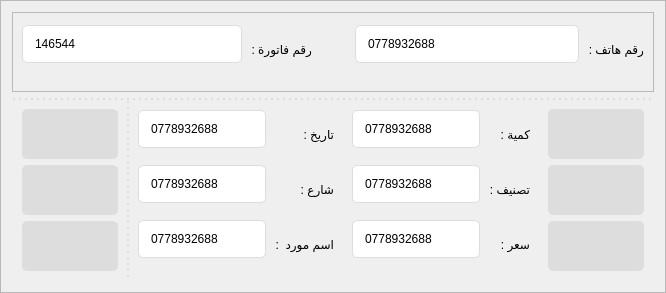
            <widget class="QFrame" name="frame_2">
             <property name="frameShape">
              <enum>QFrame::StyledPanel</enum>
             </property>
             <property name="frameShadow">
              <enum>QFrame::Raised</enum>
             </property>
             <layout class="QVBoxLayout" name="verticalLayout_6">
              <item>
               <widget class="QFrame" name="frame_23">
                <property name="maximumSize">
                 <size>
                  <width>16777215</width>
                  <height>80</height>
                 </size>
                </property>
                <property name="styleSheet">
                 <string notr="true"/>
                </property>
                <property name="frameShape">
                 <enum>QFrame::StyledPanel</enum>
                </property>
                <property name="frameShadow">
                 <enum>QFrame::Raised</enum>
                </property>
                <layout class="QHBoxLayout" name="horizontalLayout_2">
                 <property name="spacing">
                  <number>0</number>
                 </property>
                 <property name="leftMargin">
                  <number>0</number>
                 </property>
                 <property name="topMargin">
                  <number>0</number>
                 </property>
                 <property name="rightMargin">
                  <number>0</number>
                 </property>
                 <property name="bottomMargin">
                  <number>6</number>
                 </property>
                 <item>
                  <widget class="QFrame" name="frame_29">
                   <property name="layoutDirection">
                    <enum>Qt::LeftToRight</enum>
                   </property>
                   <property name="styleSheet">
                    <string notr="true">border:0px;</string>
                   </property>
                   <property name="frameShape">
                    <enum>QFrame::StyledPanel</enum>
                   </property>
                   <property name="frameShadow">
                    <enum>QFrame::Raised</enum>
                   </property>
                   <layout class="QGridLayout" name="gridLayout_49">
                    <item row="0" column="0">
                     <widget class="QLineEdit" name="lineEdit_25">
                      <property name="minimumSize">
                       <size>
                        <width>0</width>
                        <height>0</height>
                       </size>
                      </property>
                      <property name="maximumSize">
                       <size>
                        <width>16777215</width>
                        <height>16777215</height>
                       </size>
                      </property>
                      <property name="styleSheet">
                       <string notr="true">padding:10px;
border-radius:5px;
border:1px solid#ddd;
margin-bottom:10px;</string>
                      </property>
                      <property name="text">
                       <string>146544</string>
                      </property>
                     </widget>
                    </item>
                    <item row="0" column="1">
                     <widget class="QLabel" name="label_12">
                      <property name="text">
                       <string>رقم فاتورة : </string>
                      </property>
                     </widget>
                    </item>
                   </layout>
                  </widget>
                 </item>
                 <item>
                  <widget class="QFrame" name="frame_30">
                   <property name="styleSheet">
                    <string notr="true">border:0px;</string>
                   </property>
                   <property name="frameShape">
                    <enum>QFrame::StyledPanel</enum>
                   </property>
                   <property name="frameShadow">
                    <enum>QFrame::Raised</enum>
                   </property>
                   <layout class="QGridLayout" name="gridLayout_47">
                    <item row="0" column="0">
                     <widget class="QLabel" name="label_10">
                      <property name="minimumSize">
                       <size>
                        <width>0</width>
                        <height>90</height>
                       </size>
                      </property>
                      <property name="maximumSize">
                       <size>
                        <width>16777215</width>
                        <height>16777215</height>
                       </size>
                      </property>
                      <property name="styleSheet">
                       <string notr="true">border:0px;</string>
                      </property>
                      <property name="frameShape">
                       <enum>QFrame::NoFrame</enum>
                      </property>
                      <property name="text">
                       <string/>
                      </property>
                      <property name="pixmap">
                       <pixmap resource="../icons.qrc">:/icon/user.png</pixmap>
                      </property>
                      <property name="alignment">
                       <set>Qt::AlignCenter</set>
                      </property>
                     </widget>
                    </item>
                   </layout>
                  </widget>
                 </item>
                 <item>
                  <widget class="QFrame" name="frame_31">
                   <property name="layoutDirection">
                    <enum>Qt::LeftToRight</enum>
                   </property>
                   <property name="styleSheet">
                    <string notr="true">border:0px;</string>
                   </property>
                   <property name="frameShape">
                    <enum>QFrame::StyledPanel</enum>
                   </property>
                   <property name="frameShadow">
                    <enum>QFrame::Raised</enum>
                   </property>
                   <layout class="QGridLayout" name="gridLayout_48">
                    <item row="0" column="0">
                     <widget class="QLineEdit" name="lineEdit_24">
                      <property name="minimumSize">
                       <size>
                        <width>0</width>
                        <height>0</height>
                       </size>
                      </property>
                      <property name="maximumSize">
                       <size>
                        <width>16777215</width>
                        <height>16777215</height>
                       </size>
                      </property>
                      <property name="styleSheet">
                       <string notr="true">padding:10px;
border-radius:5px;
border:1px solid#ddd;
margin-bottom:10px;</string>
                      </property>
                      <property name="text">
                       <string>0778932688</string>
                      </property>
                     </widget>
                    </item>
                    <item row="0" column="1">
                     <widget class="QLabel" name="label_11">
                      <property name="text">
                       <string>رقم هاتف : </string>
                      </property>
                     </widget>
                    </item>
                   </layout>
                  </widget>
                 </item>
                </layout>
               </widget>
              </item>
              <item>
               <widget class="QFrame" name="frame_24">
                <property name="styleSheet">
                 <string notr="true">border-top:2px dotted#ddd;
</string>
                </property>
                <property name="frameShape">
                 <enum>QFrame::StyledPanel</enum>
                </property>
                <property name="frameShadow">
                 <enum>QFrame::Raised</enum>
                </property>
                <layout class="QHBoxLayout" name="horizontalLayout">
                 <property name="spacing">
                  <number>0</number>
                 </property>
                 <property name="leftMargin">
                  <number>0</number>
                 </property>
                 <property name="topMargin">
                  <number>0</number>
                 </property>
                 <property name="rightMargin">
                  <number>0</number>
                 </property>
                 <property name="bottomMargin">
                  <number>0</number>
                 </property>
                 <item>
                  <widget class="QFrame" name="frame_28">
                   <property name="minimumSize">
                    <size>
                     <width>80</width>
                     <height>0</height>
                    </size>
                   </property>
                   <property name="maximumSize">
                    <size>
                     <width>16777215</width>
                     <height>16777215</height>
                    </size>
                   </property>
                   <property name="styleSheet">
                    <string notr="true">border:0px;</string>
                   </property>
                   <property name="frameShape">
                    <enum>QFrame::StyledPanel</enum>
                   </property>
                   <property name="frameShadow">
                    <enum>QFrame::Raised</enum>
                   </property>
                   <layout class="QGridLayout" name="gridLayout_45">
                    <item row="0" column="0">
                     <widget class="QPushButton" name="pushButton_n9_2">
                      <property name="minimumSize">
                       <size>
                        <width>0</width>
                        <height>50</height>
                       </size>
                      </property>
                      <property name="font">
                       <font>
                        <pointsize>27</pointsize>
                        <weight>75</weight>
                        <bold>true</bold>
                       </font>
                      </property>
                      <property name="styleSheet">
                       <string notr="true">QPushButton {
color: #1976D2;
border-radius:5px;
background-color:#ddd;
}</string>
                      </property>
                      <property name="text">
                       <string/>
                      </property>
                      <property name="icon">
                       <iconset resource="../icons.qrc">
                        <normaloff>:/icon/camera.png</normaloff>:/icon/camera.png</iconset>
                      </property>
                      <property name="shortcut">
                       <string>9</string>
                      </property>
                     </widget>
                    </item>
                    <item row="1" column="0">
                     <widget class="QPushButton" name="pushButton_n9_3">
                      <property name="minimumSize">
                       <size>
                        <width>0</width>
                        <height>50</height>
                       </size>
                      </property>
                      <property name="font">
                       <font>
                        <pointsize>27</pointsize>
                        <weight>75</weight>
                        <bold>true</bold>
                       </font>
                      </property>
                      <property name="styleSheet">
                       <string notr="true">QPushButton {
color: #1976D2;
border-radius:5px;
background-color:#ddd;
}</string>
                      </property>
                      <property name="text">
                       <string/>
                      </property>
                      <property name="icon">
                       <iconset resource="../icons.qrc">
                        <normaloff>:/icon/camera.png</normaloff>:/icon/camera.png</iconset>
                      </property>
                      <property name="shortcut">
                       <string>9</string>
                      </property>
                     </widget>
                    </item>
                    <item row="2" column="0">
                     <widget class="QPushButton" name="pushButton_n9_4">
                      <property name="minimumSize">
                       <size>
                        <width>0</width>
                        <height>50</height>
                       </size>
                      </property>
                      <property name="font">
                       <font>
                        <pointsize>27</pointsize>
                        <weight>75</weight>
                        <bold>true</bold>
                       </font>
                      </property>
                      <property name="styleSheet">
                       <string notr="true">QPushButton {
color: #1976D2;
border-radius:5px;
background-color:#ddd;
}</string>
                      </property>
                      <property name="text">
                       <string/>
                      </property>
                      <property name="icon">
                       <iconset resource="../icons.qrc">
                        <normaloff>:/icon/camera.png</normaloff>:/icon/camera.png</iconset>
                      </property>
                      <property name="shortcut">
                       <string>9</string>
                      </property>
                     </widget>
                    </item>
                   </layout>
                  </widget>
                 </item>
                 <item>
                  <widget class="QFrame" name="frame_27">
                   <property name="styleSheet">
                    <string notr="true">border:0px;</string>
                   </property>
                   <property name="frameShape">
                    <enum>QFrame::WinPanel</enum>
                   </property>
                   <property name="frameShadow">
                    <enum>QFrame::Raised</enum>
                   </property>
                   <layout class="QGridLayout" name="gridLayout_42">
                    <property name="leftMargin">
                     <number>0</number>
                    </property>
                    <property name="topMargin">
                     <number>0</number>
                    </property>
                    <property name="rightMargin">
                     <number>0</number>
                    </property>
                    <property name="bottomMargin">
                     <number>0</number>
                    </property>
                    <property name="spacing">
                     <number>0</number>
                    </property>
                    <item row="0" column="0">
                     <widget class="QFrame" name="frame_33">
                      <property name="layoutDirection">
                       <enum>Qt::LeftToRight</enum>
                      </property>
                      <property name="styleSheet">
                       <string notr="true">border-left:2px dotted#ddd;
</string>
                      </property>
                      <property name="frameShape">
                       <enum>QFrame::StyledPanel</enum>
                      </property>
                      <property name="frameShadow">
                       <enum>QFrame::Raised</enum>
                      </property>
                      <layout class="QGridLayout" name="gridLayout_43">
                       <item row="0" column="0">
                        <widget class="QLineEdit" name="lineEdit_26">
                         <property name="minimumSize">
                          <size>
                           <width>0</width>
                           <height>0</height>
                          </size>
                         </property>
                         <property name="maximumSize">
                          <size>
                           <width>16777215</width>
                           <height>16777215</height>
                          </size>
                         </property>
                         <property name="styleSheet">
                          <string notr="true">padding:10px;
border-radius:5px;
border:1px solid#ddd;
margin-bottom:10px;</string>
                         </property>
                         <property name="text">
                          <string>0778932688</string>
                         </property>
                        </widget>
                       </item>
                       <item row="0" column="1">
                        <widget class="QLabel" name="label_13">
                         <property name="styleSheet">
                          <string notr="true">border:0px;</string>
                         </property>
                         <property name="text">
                          <string>تاريخ : </string>
                         </property>
                        </widget>
                       </item>
                       <item row="1" column="0">
                        <widget class="QLineEdit" name="lineEdit_27">
                         <property name="minimumSize">
                          <size>
                           <width>0</width>
                           <height>0</height>
                          </size>
                         </property>
                         <property name="maximumSize">
                          <size>
                           <width>16777215</width>
                           <height>16777215</height>
                          </size>
                         </property>
                         <property name="styleSheet">
                          <string notr="true">padding:10px;
border-radius:5px;
border:1px solid#ddd;
margin-bottom:10px;</string>
                         </property>
                         <property name="text">
                          <string>0778932688</string>
                         </property>
                        </widget>
                       </item>
                       <item row="1" column="1">
                        <widget class="QLabel" name="label_14">
                         <property name="styleSheet">
                          <string notr="true">border:0px;</string>
                         </property>
                         <property name="text">
                          <string>شارع :</string>
                         </property>
                        </widget>
                       </item>
                       <item row="2" column="0">
                        <widget class="QLineEdit" name="lineEdit_28">
                         <property name="minimumSize">
                          <size>
                           <width>0</width>
                           <height>0</height>
                          </size>
                         </property>
                         <property name="maximumSize">
                          <size>
                           <width>16777215</width>
                           <height>16777215</height>
                          </size>
                         </property>
                         <property name="styleSheet">
                          <string notr="true">padding:10px;
border-radius:5px;
border:1px solid#ddd;
margin-bottom:10px;</string>
                         </property>
                         <property name="text">
                          <string>0778932688</string>
                         </property>
                        </widget>
                       </item>
                       <item row="2" column="1">
                        <widget class="QLabel" name="label_15">
                         <property name="styleSheet">
                          <string notr="true">border:0px;</string>
                         </property>
                         <property name="text">
                          <string>اسم مورد  : </string>
                         </property>
                        </widget>
                       </item>
                      </layout>
                     </widget>
                    </item>
                    <item row="0" column="1">
                     <widget class="QFrame" name="frame_32">
                      <property name="layoutDirection">
                       <enum>Qt::LeftToRight</enum>
                      </property>
                      <property name="frameShape">
                       <enum>QFrame::StyledPanel</enum>
                      </property>
                      <property name="frameShadow">
                       <enum>QFrame::Raised</enum>
                      </property>
                      <layout class="QGridLayout" name="gridLayout_44">
                       <property name="rightMargin">
                        <number>9</number>
                       </property>
                       <item row="0" column="0">
                        <widget class="QLineEdit" name="lineEdit_29">
                         <property name="minimumSize">
                          <size>
                           <width>0</width>
                           <height>0</height>
                          </size>
                         </property>
                         <property name="maximumSize">
                          <size>
                           <width>16777215</width>
                           <height>16777215</height>
                          </size>
                         </property>
                         <property name="styleSheet">
                          <string notr="true">padding:10px;
border-radius:5px;
border:1px solid#ddd;
margin-bottom:10px;</string>
                         </property>
                         <property name="text">
                          <string>0778932688</string>
                         </property>
                        </widget>
                       </item>
                       <item row="0" column="1">
                        <widget class="QLabel" name="label_16">
                         <property name="text">
                          <string>كمية : </string>
                         </property>
                        </widget>
                       </item>
                       <item row="1" column="0">
                        <widget class="QLineEdit" name="lineEdit_30">
                         <property name="minimumSize">
                          <size>
                           <width>0</width>
                           <height>0</height>
                          </size>
                         </property>
                         <property name="maximumSize">
                          <size>
                           <width>16777215</width>
                           <height>16777215</height>
                          </size>
                         </property>
                         <property name="styleSheet">
                          <string notr="true">padding:10px;
border-radius:5px;
border:1px solid#ddd;
margin-bottom:10px;</string>
                         </property>
                         <property name="text">
                          <string>0778932688</string>
                         </property>
                        </widget>
                       </item>
                       <item row="1" column="1">
                        <widget class="QLabel" name="label_17">
                         <property name="text">
                          <string>تصنيف : </string>
                         </property>
                        </widget>
                       </item>
                       <item row="2" column="0">
                        <widget class="QLineEdit" name="lineEdit_31">
                         <property name="minimumSize">
                          <size>
                           <width>0</width>
                           <height>0</height>
                          </size>
                         </property>
                         <property name="maximumSize">
                          <size>
                           <width>16777215</width>
                           <height>16777215</height>
                          </size>
                         </property>
                         <property name="styleSheet">
                          <string notr="true">padding:10px;
border-radius:5px;
border:1px solid#ddd;
margin-bottom:10px;</string>
                         </property>
                         <property name="text">
                          <string>0778932688</string>
                         </property>
                        </widget>
                       </item>
                       <item row="2" column="1">
                        <widget class="QLabel" name="label_18">
                         <property name="text">
                          <string>سعر : </string>
                         </property>
                        </widget>
                       </item>
                      </layout>
                     </widget>
                    </item>
                   </layout>
                  </widget>
                 </item>
                 <item>
                  <widget class="QFrame" name="frame_25">
                   <property name="minimumSize">
                    <size>
                     <width>80</width>
                     <height>0</height>
                    </size>
                   </property>
                   <property name="maximumSize">
                    <size>
                     <width>16777215</width>
                     <height>16777215</height>
                    </size>
                   </property>
                   <property name="styleSheet">
                    <string notr="true">border:0px;</string>
                   </property>
                   <property name="frameShape">
                    <enum>QFrame::StyledPanel</enum>
                   </property>
                   <property name="frameShadow">
                    <enum>QFrame::Raised</enum>
                   </property>
                   <layout class="QGridLayout" name="gridLayout_46">
                    <item row="0" column="0">
                     <widget class="QPushButton" name="pushButton_n9_5">
                      <property name="minimumSize">
                       <size>
                        <width>0</width>
                        <height>50</height>
                       </size>
                      </property>
                      <property name="font">
                       <font>
                        <pointsize>27</pointsize>
                        <weight>75</weight>
                        <bold>true</bold>
                       </font>
                      </property>
                      <property name="styleSheet">
                       <string notr="true">QPushButton {
color: #1976D2;
border-radius:5px;
background-color:#ddd;
}</string>
                      </property>
                      <property name="text">
                       <string/>
                      </property>
                      <property name="icon">
                       <iconset resource="../icons.qrc">
                        <normaloff>:/icon/camera.png</normaloff>:/icon/camera.png</iconset>
                      </property>
                      <property name="shortcut">
                       <string>9</string>
                      </property>
                     </widget>
                    </item>
                    <item row="1" column="0">
                     <widget class="QPushButton" name="pushButton_n9_6">
                      <property name="minimumSize">
                       <size>
                        <width>0</width>
                        <height>50</height>
                       </size>
                      </property>
                      <property name="font">
                       <font>
                        <pointsize>27</pointsize>
                        <weight>75</weight>
                        <bold>true</bold>
                       </font>
                      </property>
                      <property name="styleSheet">
                       <string notr="true">QPushButton {
color: #1976D2;
border-radius:5px;
background-color:#ddd;
}</string>
                      </property>
                      <property name="text">
                       <string/>
                      </property>
                      <property name="icon">
                       <iconset resource="../icons.qrc">
                        <normaloff>:/icon/camera.png</normaloff>:/icon/camera.png</iconset>
                      </property>
                      <property name="shortcut">
                       <string>9</string>
                      </property>
                     </widget>
                    </item>
                    <item row="2" column="0">
                     <widget class="QPushButton" name="pushButton_n9_7">
                      <property name="minimumSize">
                       <size>
                        <width>0</width>
                        <height>50</height>
                       </size>
                      </property>
                      <property name="font">
                       <font>
                        <pointsize>27</pointsize>
                        <weight>75</weight>
                        <bold>true</bold>
                       </font>
                      </property>
                      <property name="styleSheet">
                       <string notr="true">QPushButton {
color: #1976D2;
border-radius:5px;
background-color:#ddd;
}</string>
                      </property>
                      <property name="text">
                       <string/>
                      </property>
                      <property name="icon">
                       <iconset resource="../icons.qrc">
                        <normaloff>:/icon/camera.png</normaloff>:/icon/camera.png</iconset>
                      </property>
                      <property name="shortcut">
                       <string>9</string>
                      </property>
                     </widget>
                    </item>
                   </layout>
                  </widget>
                 </item>
                </layout>
               </widget>
              </item>
             </layout>
            </widget>
